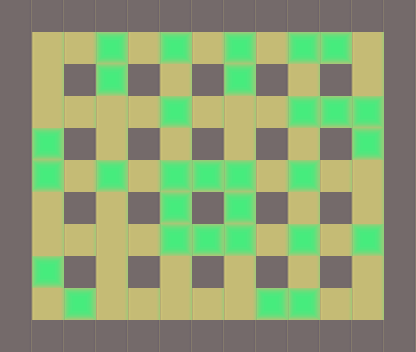

A level layout from a 2D game, rendered from its tile map. Below: a short description, then the map file with its tile-grid data intact:
An orthogonal 13x11 tile map with 32x32 px tiles, 2 tile layers (base, piedras).

<map version="1.0" orientation="orthogonal" renderorder="right-down" width="13" height="11" tilewidth="32" tileheight="32" nextobjectid="1">
 <properties>
  <property name="nombre" value="Nivel 1" />
 </properties>
 <tileset firstgid="1" name="tile" tilewidth="32" tileheight="32" tilecount="3">
  <image source="../tilebase.png" width="96" height="32" />
  <terraintypes>
   <terrain name="New Terrain" tile="-1" />
  </terraintypes>
 </tileset>
 <layer name="base" width="13" height="11">
  <data>
   <tile gid="1" />
   <tile gid="1" />
   <tile gid="1" />
   <tile gid="1" />
   <tile gid="1" />
   <tile gid="1" />
   <tile gid="1" />
   <tile gid="1" />
   <tile gid="1" />
   <tile gid="1" />
   <tile gid="1" />
   <tile gid="1" />
   <tile gid="1" />
   <tile gid="1" />
   <tile gid="2" />
   <tile gid="2" />
   <tile gid="2" />
   <tile gid="2" />
   <tile gid="2" />
   <tile gid="2" />
   <tile gid="2" />
   <tile gid="2" />
   <tile gid="2" />
   <tile gid="2" />
   <tile gid="2" />
   <tile gid="1" />
   <tile gid="1" />
   <tile gid="2" />
   <tile gid="1" />
   <tile gid="2" />
   <tile gid="1" />
   <tile gid="2" />
   <tile gid="1" />
   <tile gid="2" />
   <tile gid="1" />
   <tile gid="2" />
   <tile gid="1" />
   <tile gid="2" />
   <tile gid="1" />
   <tile gid="1" />
   <tile gid="2" />
   <tile gid="2" />
   <tile gid="2" />
   <tile gid="2" />
   <tile gid="2" />
   <tile gid="2" />
   <tile gid="2" />
   <tile gid="2" />
   <tile gid="2" />
   <tile gid="2" />
   <tile gid="2" />
   <tile gid="1" />
   <tile gid="1" />
   <tile gid="2" />
   <tile gid="1" />
   <tile gid="2" />
   <tile gid="1" />
   <tile gid="2" />
   <tile gid="1" />
   <tile gid="2" />
   <tile gid="1" />
   <tile gid="2" />
   <tile gid="1" />
   <tile gid="2" />
   <tile gid="1" />
   <tile gid="1" />
   <tile gid="2" />
   <tile gid="2" />
   <tile gid="2" />
   <tile gid="2" />
   <tile gid="2" />
   <tile gid="2" />
   <tile gid="2" />
   <tile gid="2" />
   <tile gid="2" />
   <tile gid="2" />
   <tile gid="2" />
   <tile gid="1" />
   <tile gid="1" />
   <tile gid="2" />
   <tile gid="1" />
   <tile gid="2" />
   <tile gid="1" />
   <tile gid="2" />
   <tile gid="1" />
   <tile gid="2" />
   <tile gid="1" />
   <tile gid="2" />
   <tile gid="1" />
   <tile gid="2" />
   <tile gid="1" />
   <tile gid="1" />
   <tile gid="2" />
   <tile gid="2" />
   <tile gid="2" />
   <tile gid="2" />
   <tile gid="2" />
   <tile gid="2" />
   <tile gid="2" />
   <tile gid="2" />
   <tile gid="2" />
   <tile gid="2" />
   <tile gid="2" />
   <tile gid="1" />
   <tile gid="1" />
   <tile gid="2" />
   <tile gid="1" />
   <tile gid="2" />
   <tile gid="1" />
   <tile gid="2" />
   <tile gid="1" />
   <tile gid="2" />
   <tile gid="1" />
   <tile gid="2" />
   <tile gid="1" />
   <tile gid="2" />
   <tile gid="1" />
   <tile gid="1" />
   <tile gid="2" />
   <tile gid="2" />
   <tile gid="2" />
   <tile gid="2" />
   <tile gid="2" />
   <tile gid="2" />
   <tile gid="2" />
   <tile gid="2" />
   <tile gid="2" />
   <tile gid="2" />
   <tile gid="2" />
   <tile gid="1" />
   <tile gid="1" />
   <tile gid="1" />
   <tile gid="1" />
   <tile gid="1" />
   <tile gid="1" />
   <tile gid="1" />
   <tile gid="1" />
   <tile gid="1" />
   <tile gid="1" />
   <tile gid="1" />
   <tile gid="1" />
   <tile gid="1" />
   <tile gid="1" />
  </data>
 </layer>
 <layer name="piedras" width="13" height="11">
  <data>
   <tile gid="0" />
   <tile gid="0" />
   <tile gid="0" />
   <tile gid="0" />
   <tile gid="0" />
   <tile gid="0" />
   <tile gid="0" />
   <tile gid="0" />
   <tile gid="0" />
   <tile gid="0" />
   <tile gid="0" />
   <tile gid="0" />
   <tile gid="0" />
   <tile gid="0" />
   <tile gid="0" />
   <tile gid="0" />
   <tile gid="3" />
   <tile gid="0" />
   <tile gid="3" />
   <tile gid="0" />
   <tile gid="3" />
   <tile gid="0" />
   <tile gid="3" />
   <tile gid="3" />
   <tile gid="0" />
   <tile gid="0" />
   <tile gid="0" />
   <tile gid="0" />
   <tile gid="0" />
   <tile gid="3" />
   <tile gid="0" />
   <tile gid="0" />
   <tile gid="0" />
   <tile gid="3" />
   <tile gid="0" />
   <tile gid="0" />
   <tile gid="0" />
   <tile gid="0" />
   <tile gid="0" />
   <tile gid="0" />
   <tile gid="0" />
   <tile gid="0" />
   <tile gid="0" />
   <tile gid="0" />
   <tile gid="3" />
   <tile gid="0" />
   <tile gid="0" />
   <tile gid="0" />
   <tile gid="3" />
   <tile gid="3" />
   <tile gid="3" />
   <tile gid="0" />
   <tile gid="0" />
   <tile gid="3" />
   <tile gid="0" />
   <tile gid="0" />
   <tile gid="0" />
   <tile gid="0" />
   <tile gid="0" />
   <tile gid="0" />
   <tile gid="0" />
   <tile gid="0" />
   <tile gid="0" />
   <tile gid="3" />
   <tile gid="0" />
   <tile gid="0" />
   <tile gid="3" />
   <tile gid="0" />
   <tile gid="3" />
   <tile gid="0" />
   <tile gid="3" />
   <tile gid="3" />
   <tile gid="3" />
   <tile gid="0" />
   <tile gid="3" />
   <tile gid="0" />
   <tile gid="0" />
   <tile gid="0" />
   <tile gid="0" />
   <tile gid="0" />
   <tile gid="0" />
   <tile gid="0" />
   <tile gid="0" />
   <tile gid="3" />
   <tile gid="0" />
   <tile gid="3" />
   <tile gid="0" />
   <tile gid="0" />
   <tile gid="0" />
   <tile gid="0" />
   <tile gid="0" />
   <tile gid="0" />
   <tile gid="0" />
   <tile gid="0" />
   <tile gid="0" />
   <tile gid="0" />
   <tile gid="3" />
   <tile gid="3" />
   <tile gid="3" />
   <tile gid="0" />
   <tile gid="3" />
   <tile gid="0" />
   <tile gid="3" />
   <tile gid="0" />
   <tile gid="0" />
   <tile gid="3" />
   <tile gid="0" />
   <tile gid="0" />
   <tile gid="0" />
   <tile gid="0" />
   <tile gid="0" />
   <tile gid="0" />
   <tile gid="0" />
   <tile gid="0" />
   <tile gid="0" />
   <tile gid="0" />
   <tile gid="0" />
   <tile gid="0" />
   <tile gid="0" />
   <tile gid="3" />
   <tile gid="0" />
   <tile gid="0" />
   <tile gid="0" />
   <tile gid="0" />
   <tile gid="0" />
   <tile gid="3" />
   <tile gid="3" />
   <tile gid="0" />
   <tile gid="0" />
   <tile gid="0" />
   <tile gid="0" />
   <tile gid="0" />
   <tile gid="0" />
   <tile gid="0" />
   <tile gid="0" />
   <tile gid="0" />
   <tile gid="0" />
   <tile gid="0" />
   <tile gid="0" />
   <tile gid="0" />
   <tile gid="0" />
   <tile gid="0" />
   <tile gid="0" />
  </data>
 </layer>
</map>
